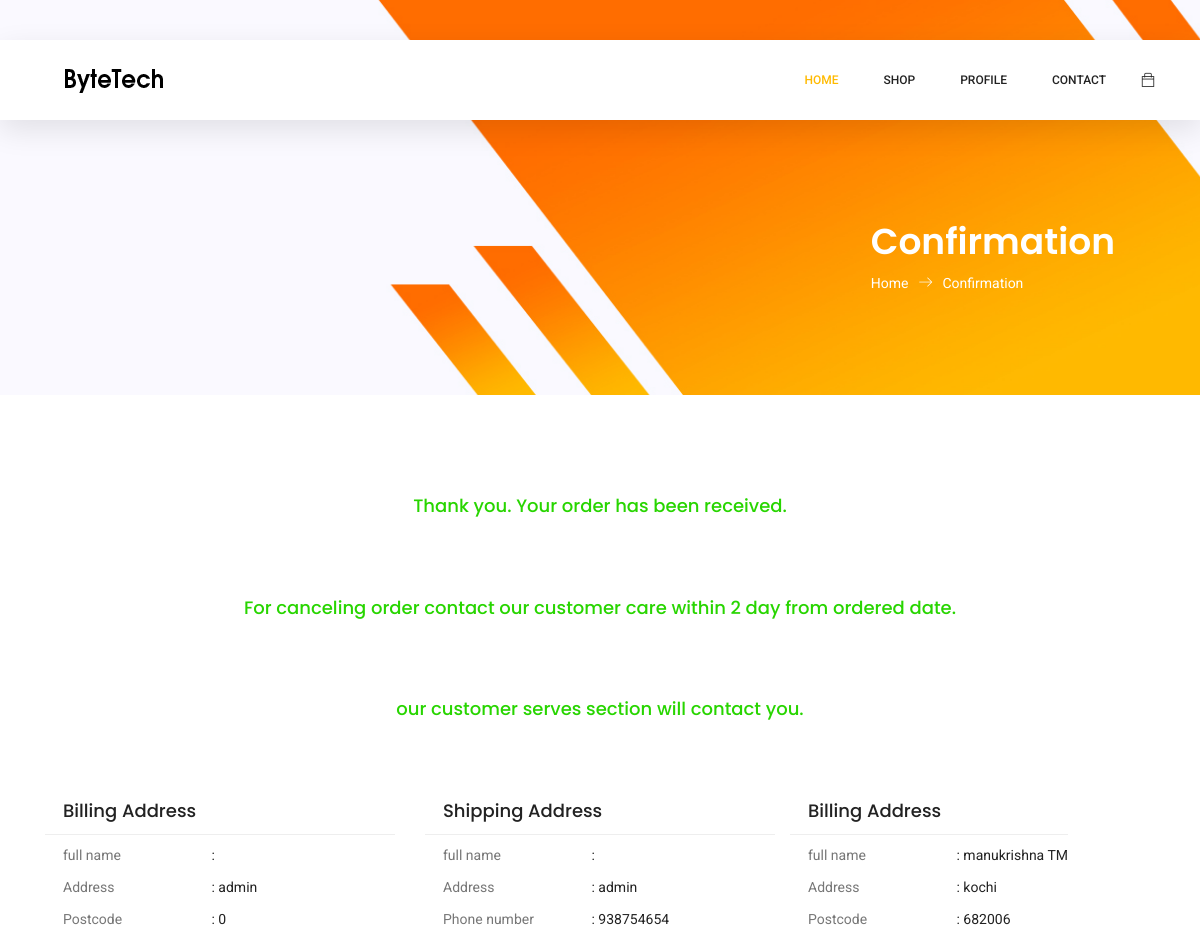
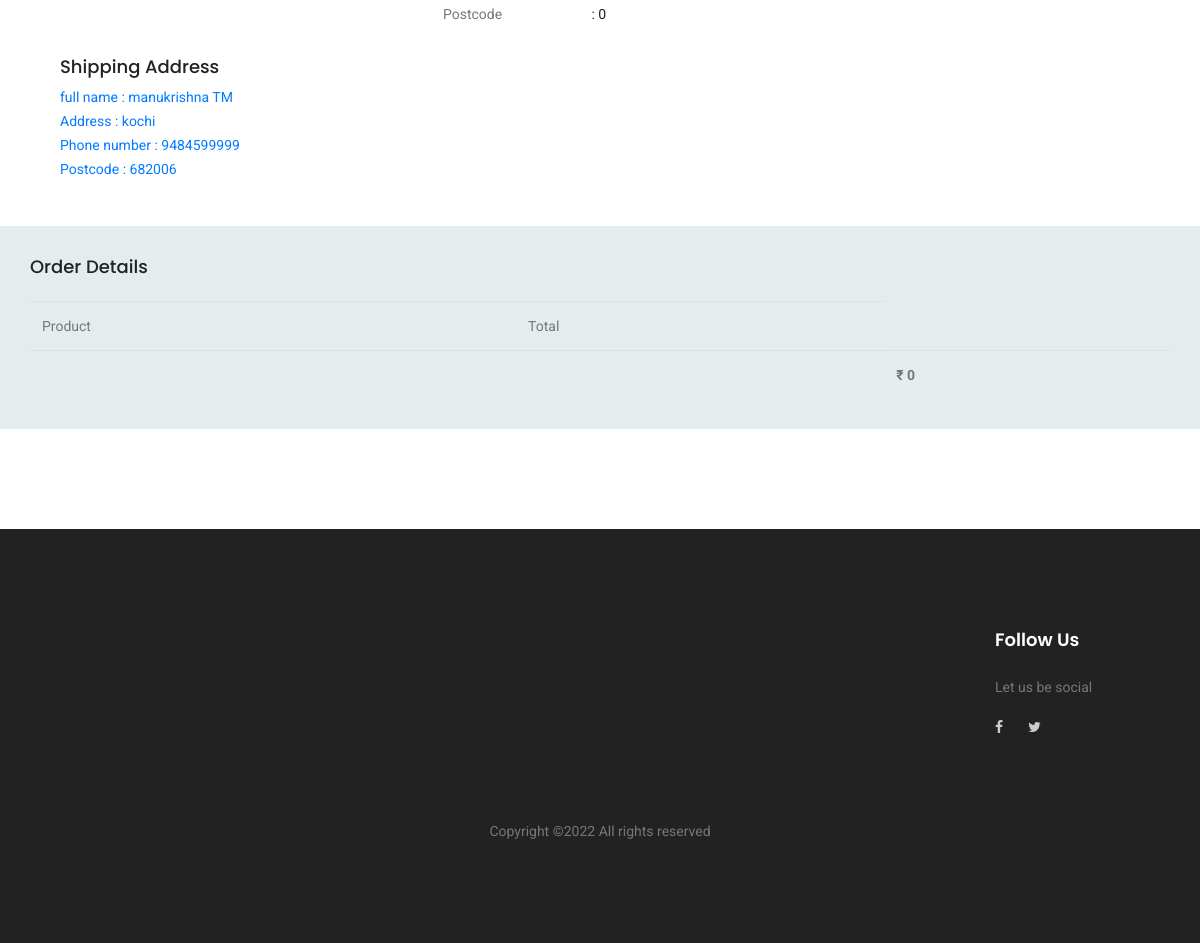
Page /conf_c.php (signed in) on the committed database (2 pictures, top to bottom).
### tables this page shows
CREATE TABLE IF NOT EXISTS `users` (
  `id` int(11) NOT NULL AUTO_INCREMENT,
  `usertype` int(1) NOT NULL DEFAULT '0',
  `username` varchar(50) NOT NULL,
  `f_name` varchar(30) NOT NULL,
  `email` varchar(50) NOT NULL,
  `phone_no` varchar(25) NOT NULL,
  `address` varchar(100) NOT NULL,
  `pincode` int(8) NOT NULL,
  `password` varchar(50) NOT NULL,
  `create_datetime` datetime NOT NULL,
  PRIMARY KEY (`id`)
);

### conf_c.php (the view, shortened to what this page needs)
<?php
include('bars/header.php');
?>
<section class="banner-area organic-breadcrumb">
	<div class="container">
		<div class="breadcrumb-banner d-flex flex-wrap align-items-center justify-content-end">
			<div class="col-first">
				<h1>Confirmation</h1>
				<nav class="d-flex align-items-center">
					<a href="index.html">Home<span class="lnr lnr-arrow-right"></span></a>
					<a href="category.html">Confirmation</a>
				</nav>
			</div>
		</div>
	</div>
</section>
<section class="order_details section_gap">
	<div class="container">
		<h3 class="title_confirmation">Thank you. Your order has been received.</h3>
		<h5 class="title_confirmation">For canceling order contact our customer care within 2 day from ordered date.</h3>
			<h3 class="title_confirmation">our customer serves section will contact you.</h3>
			<div class="row order_d_inner">
				<div class="col-lg-4">
					<?php
					$u_name = $_SESSION["username"];
					$db = mysqli_connect("localhost", "root", "", "bytetech");
					$result = mysqli_query($db, "SELECT * FROM users where username='$u_name' ");
					while ($row = mysqli_fetch_array($result)) {
					?>
						<div class="details_item">
							<h4>Billing Address</h4>
							<ul class="list">
								<li><a href="#"><span>full name </span> : <?php echo $row["f_name"]; ?></a></li>
								<li><a href="#"><span>Address</span> : <?php echo $row["address"]; ?> </a></li>
								<li><a href="#"><span>Postcode </span> : <?php echo $row["pincode"]; ?></a></li>
							</ul>
						</div>
				</div>
				<div class="col-lg-4">
					<div class="details_item">
						<h4>Shipping Address</h4>
						<ul class="list">
							<li><a href="#"><span>full name</span> : <?php echo $row["f_name"]; ?> </a></li>
							<li><a href="#"><span>Address</span> : <?php echo $row["address"]; ?> </a></li>
							<li><a href="#"><span>Phone number </span> : <?php echo $row["phone_no"]; ?></a></li>
							<li><a href="#"><span>Postcode </span> : <?php echo $row["pincode"]; ?></a></li>
						</ul>
					</div>
				</div>
			<?php
					}
			?>
			</div>
			<div class="order_details_table">
				<h2>Order Details</h2>
				<div class="table-responsive">
					<table class="table">
						<thead>
							<tr>
								<th scope="col">Product</th>
								<th scope="col">Total</th>
							</tr>
						</thead>
						<tbody>
							<tr>
								<td></td>
								<td>
								<th align="right"> ₹
									<?php
									$total = 0;
									?>
									<?php
									echo $total;
									?>
								</th>
							</tr>
						</tbody>
					</table>
				</div>
			</div>
</section>
<?php
include('bars/footer.php');
?>

### rows in the picture
users: address "admin", pincode "0", phone_no "938754654"
users: f_name "manukrishna TM", address "kochi", pincode "682006", phone_no "9484599999"

### other values in the picture
$total "0"
